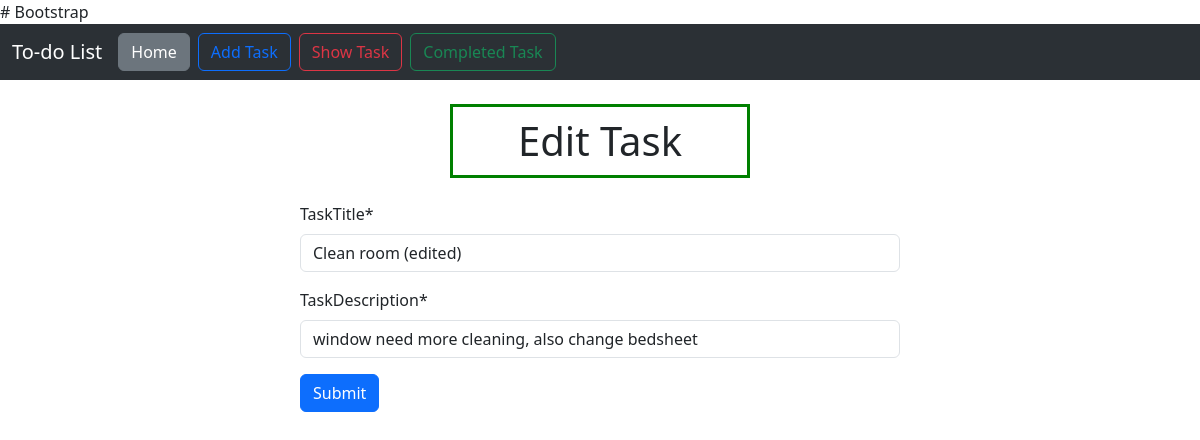
/edit_task/15, run on the app's committed database.
### first_app/models.py (models this page shows)
class TaskModel(models.Model):
    taskTitle = models.CharField(max_length=30)
    taskDescription = models.CharField(max_length=80)
    is_completed = models.BooleanField(default=False)

### first_app/views.py (the view)
# urls.py: path('edit_task/<int:pk>',views.TaskUpdateView.as_view(), name='edit_task'),
class TaskUpdateView(UpdateView):
    model = TaskModel
    form_class = TaskForm
    template_name = 'edit_task.html'
    success_url = reverse_lazy('show_tasks')

### first_app/forms.py
class TaskForm(forms.ModelForm):
    class Meta:
        model = TaskModel
        fields = ['taskTitle','taskDescription']

### first_app/templates/edit_task.html (shortened to what this page needs)
<!DOCTYPE html>
{%extends 'base.html'%}
{%load crispy_forms_tags%}
{%block content%}
<div style="width:50%; margin:auto; ">
    <h1 style="text-align:center;width: 50%;margin: auto; border: 3px solid green; padding: 10px;">Edit Task</h1>
    <br>
    <form method="post">
        {{form|crispy}}
        <button class="btn btn-primary" type="submit">Submit</button>
    </form>
</div>
{%endblock%}

### data on the page
TaskModel: taskTitle "Clean room (edited)", taskDescription "window need more cleaning, also change bedsheet"
